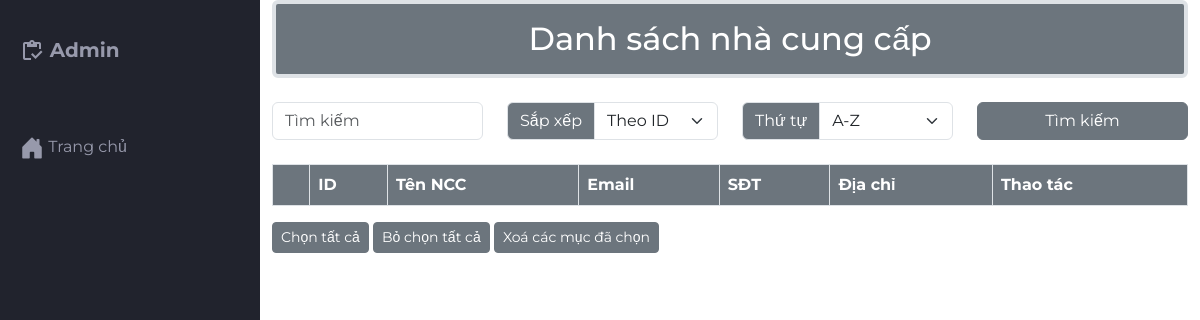
Before: /src/Admin/indexadmin.php?act=ncc (signed in) with the older database file.
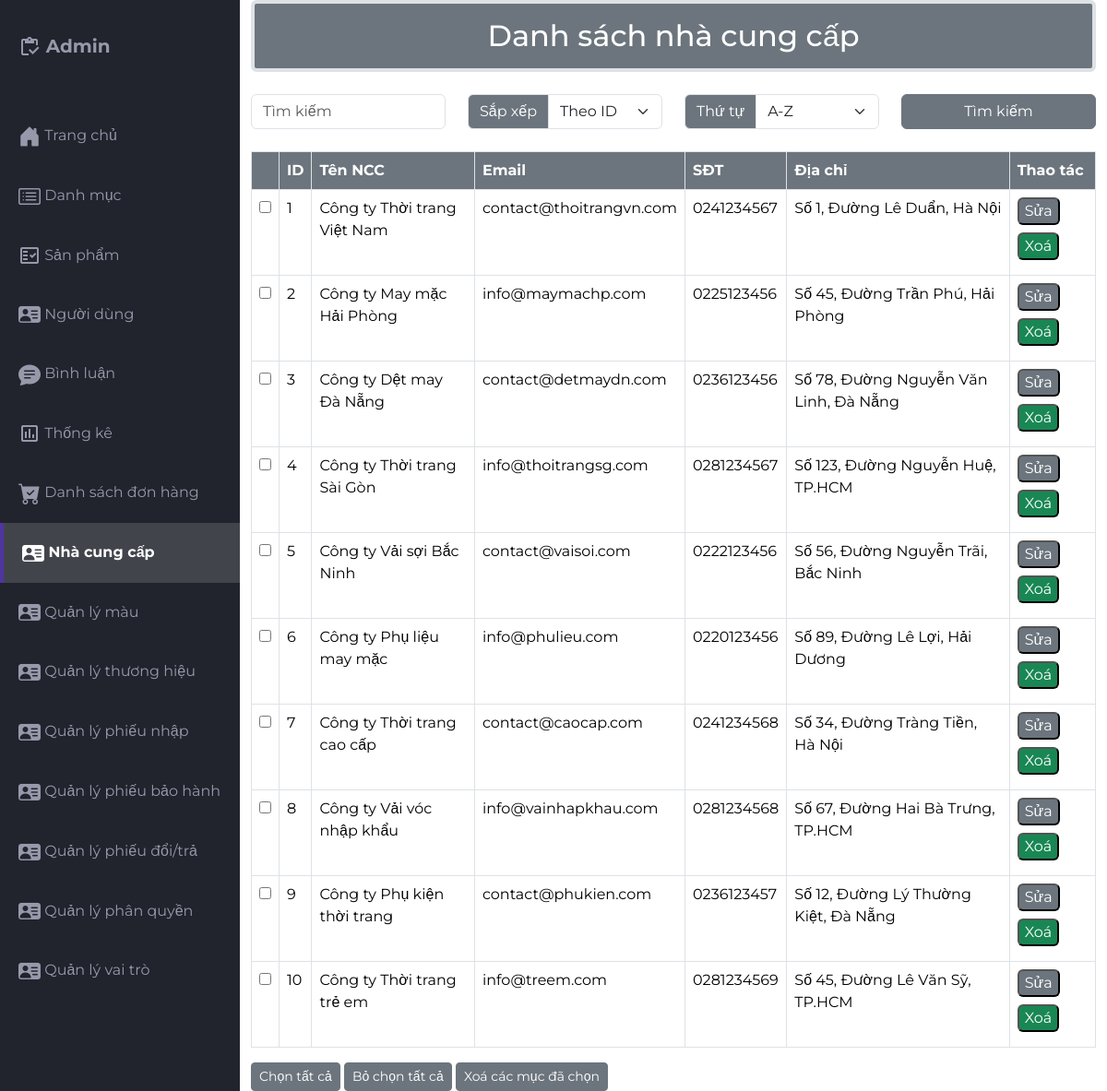
After: the same page with the newer database file.
### tables this page shows
CREATE TABLE `nhacungcap` (
  `ncc_id` int(10) NOT NULL COMMENT 'ID nhà cung cấp',
  `ncc_name` varchar(255) NOT NULL COMMENT 'Tên nhà cung cấp',
  `ncc_diachi` varchar(255) NOT NULL COMMENT 'Địa chỉ nhà cung cấp',
  `ncc_sdt` varchar(20) NOT NULL COMMENT 'Số điện thoại nhà cung cấp',
  `ncc_email` varchar(255) NOT NULL COMMENT 'Email nhà cung cấp',
  `ncc_trangthai` int(1) NOT NULL DEFAULT 0 COMMENT 'Trạng thái (0: hoạt động, 1: ngừng hoạt động)'
);

### src/app/model/connectdb.php (called while the page is built, shortened)
<?php
function get_connect()
{
    try {
        $conn = new PDO("mysql:host=localhost;dbname=da1;charset=utf8", "root", "");
        $conn->setAttribute(PDO::ATTR_ERRMODE, PDO::ERRMODE_EXCEPTION);
        return $conn;
    } catch (Exception $e) {
        echo 'Kết nối thất bại: ' . $e->getMessage();
        return null;
    }
}
function pdo_queryall($sql)
{
    $thamso = array_slice(func_get_args(), 1);
    $conn = get_connect();
    try {
        $exe = $conn->prepare($sql);
        $exe->execute($thamso);
        return $exe->fetchAll(PDO::FETCH_ASSOC);
    } catch (Exception $e) {
        echo 'Thao tác thất bại: ' . $e->getMessage();
    } finally {
        unset($conn);
    }
}

### src/app/model/nhacungcap.php (called while the page is built, shortened)
<?php
function loadall_ncc($keyword = '', $sapXep = 'id', $thuTu = 'asc')
{
    $sql = "SELECT * FROM nhacungcap WHERE 1";
    switch ($sapXep) {
        case 'id':
        default:
            $sql .= " ORDER BY ncc_id";
            break;
    }
    $sql .= " " . ($thuTu == 'desc' ? 'DESC' : 'ASC');
    $listNCC = pdo_queryall($sql);
    return $listNCC;
}

### src/Admin/nhacungcap/listNCC.php (the view, shortened to what the changed rows need)
<div class="container">
    <h2 class="border border-4 mb-4 text-bg-secondary p-3 text-center rounded">Danh sách nhà cung cấp</h2>
    <div class="table-responsive">
        <table class="table table-bordered">
            <thead>
                <tr>
                    <Th class="text-bg-secondary"></Th>
                    <th class="text-bg-secondary">ID</th>
                    <th class="text-bg-secondary">Tên NCC</th>
                    <Th class="text-bg-secondary">Email</Th>
                    <Th class="text-bg-secondary">SĐT</Th>
                    <th class="text-bg-secondary">Địa chỉ</th>
                    <Th class="text-bg-secondary">Thao tác</Th>
                </tr>
            </thead>
            <tbody>
                <?php foreach ($listNCC as $item) {
                    extract($item);
                ?>
                <tr>
                    <td><input type="checkbox" name="checkbox" id=""></td>
                    <td><?= $ncc_id ?></td>
                    <td>
                        <?= $ncc_name ?>
                    </td>
                    <td><?= $ncc_email ?></td>
                    <td><?= $ncc_sdt ?></td>
                    <td><?= $ncc_diachi ?></td>
                    <td>
                        <a href="indexadmin.php?act=suaNCC&ncc_id=<?php echo $ncc_id ?>" class="mb-2"><input
                                class="mb-2 text-bg-secondary rounded" type="button" name="" value="Sửa" id=""></a>
                        <a href="indexadmin.php?act=xoaNCC&ncc_id=<?php echo $ncc_id ?>"><input
                                class="mb-2 text-bg-success rounded" onclick="return confirm('Bạn có chắc muốn xoá ?')"
                                type="button" name="" value="Xoá" id=""></a>
                    </td>
                </tr>
                <?php } ?>
            </tbody>
        </table>
    </div>
</div>

### src/Admin/indexadmin.php (shortened to what the changed rows need)
<?php
include '../app/model/connectdb.php';
include '../app/model/nhacungcap.php';
$vaitro_id = $_SESSION['acount']['vaitro_id'];
$pdo = get_connect();
if ($pdo) {
    $permissions = getUserPermissions($vaitro_id, $pdo);
} else {
    echo "Kết nối cơ sở dữ liệu không thành công.";
    exit;
}
function getUserPermissions($role_id, $pdo)
{
    $query = "SELECT q.permission_name, q.trang_thai
              FROM chi_tiet_nhom_quyen ct
              JOIN quyen q ON ct.permission_id = q.permission_id
              WHERE ct.role_id = ?";
    $stmt = $pdo->prepare($query);
    $stmt->execute([$role_id]);
    return $stmt->fetchAll(PDO::FETCH_ASSOC);
}
function hasPermission($action, $permissions)
{
    foreach ($permissions as $permission) {
        if ($permission['permission_name'] === $action && $permission['trang_thai'] === 1) {
            return true;
        }
    }
    return false;
}
?>
<!DOCTYPE html>
<html lang="en">
<head>
    <link href="https://cdn.jsdelivr.net/npm/bootstrap@5.3.2/dist/css/bootstrap.min.css" rel="stylesheet"
>
    <link rel="stylesheet" href="https://cdn.jsdelivr.net/npm/bootstrap-icons@1.11.2/font/bootstrap-icons.min.css">
    <link rel="stylesheet" href="css/styles.css">
</head>
<body class="bg-white">
    <div class="grid-container">
        <aside id="sidebar">
            <?php
            $current_act = isset($_GET['act']) ? $_GET['act'] : 'home';
            ?>
            <ul class="sidebar-list">
                <?php if (hasPermission('Quản lý danh mục', $permissions)) { ?>
                <li class="sidebar-list-item <?php echo ($current_act == 'cate') ? 'active' : ''; ?>">
                    <a href="indexadmin.php?act=cate">
                        <span class="material-icons-outlined"><i class="bi bi-card-list"></i></span> Danh mục
                    </a>
                </li>
                <?php } ?>
                <?php if (hasPermission('Quản lí sản phẩm', $permissions)) { ?>
                <li
                    class="sidebar-list-item <?php echo (in_array($current_act, ['pro', 'thempro', 'suapro', 'chitietadmin', 'thungrac_product'])) ? 'active' : ''; ?>">
                    <a href="indexadmin.php?act=pro">
                        <span class="material-icons-outlined">fact_check</span> Sản phẩm
                    </a>
                </li>
                <?php } ?>
                <?php if (hasPermission('Quản lí người dùng', $permissions)) { ?>
                <li class="sidebar-list-item <?php echo ($current_act == 'listtk') ? 'active' : ''; ?>">
                    <a href="indexadmin.php?act=listtk">
                        <span class="material-icons-outlined"><i class="bi bi-person-vcard-fill"></i></span> Người dùng
                    </a>
                </li>
                <?php } ?>
                <?php if (hasPermission('Quản lí bình luận', $permissions)) { ?>
                <li class="sidebar-list-item <?php echo ($current_act == 'listbl') ? 'active' : ''; ?>">
                    <a href="indexadmin.php?act=listbl">
                        <span class="material-icons-outlined"><i class="bi bi-chat-text-fill"></i></span> Bình luận
                    </a>
                </li>
                <?php } ?>
                <?php if (hasPermission('Quản lí thống kê', $permissions)) { ?>
                <li
                    class="sidebar-list-item <?php echo (in_array($current_act, ['thongke', 'thongke_sanpham', 'thongke_doanhthu', 'thongke_donhang'])) ? 'active' : ''; ?>">
                    <a href="indexadmin.php?act=thongke_sanpham">
                        <span class="material-icons-outlined">poll</span> Thống kê
                    </a>
                </li>
                <?php } ?>
                <?php if (hasPermission('Quản lí đơn hàng', $permissions)) { ?>
                <li
                    class="sidebar-list-item <?php echo (in_array($current_act, ['donhang', 'chitietdh', 'suadonhang', 'in_hoadon'])) ? 'active' : ''; ?>">
                    <a href="indexadmin.php?act=donhang">
                        <span class="material-icons-outlined"><i class="bi bi-cart-check-fill"></i></span> Danh sách đơn
                        hàng
                    </a>
                </li>
                <?php } ?>
                <?php if (hasPermission('Quản lí nhà cung cấp', $permissions)) { ?>
                <li
                    class="sidebar-list-item <?php echo (in_array($current_act, ['ncc', 'themNCC', 'suaNCC'])) ? 'active' : ''; ?>">
                    <a href="indexadmin.php?act=ncc">
                        <span class="material-icons-outlined"><i class="bi bi-person-vcard-fill"></i></span> Nhà cung
                        cấp
                    </a>
                </li>
                <?php } ?>
                <?php if (hasPermission('Quản lí màu', $permissions)) { ?>
                <li
                    class="sidebar-list-item <?php echo (in_array($current_act, ['color', 'addcolor', 'updatecolor'])) ? 'active' : ''; ?>">
                    <a href="indexadmin.php?act=color">
                        <span class="material-icons-outlined"><i class="bi bi-person-vcard-fill"></i></span> Quản lý màu
                    </a>
                </li>
                <?php } ?>
                <?php if (hasPermission('Quản lý thương hiệu', $permissions)) { ?>
                <li
                    class="sidebar-list-item <?php echo (in_array($current_act, ['thuonghieu', 'addbrand', 'suabrand'])) ? 'active' : ''; ?>">
                    <a href="indexadmin.php?act=thuonghieu">
                        <span class="material-icons-outlined"><i class="bi bi-person-vcard-fill"></i></span> Quản lý
                        thương hiệu
                    </a>
                </li>
                <?php } ?>
                <?php if (hasPermission('Quản lý phiếu nhập', $permissions)) { ?>
                <li
                    class="sidebar-list-item <?php echo (in_array($current_act, ['phieunhap', 'addphieunhap', 'suaphieunhap'])) ? 'active' : ''; ?>">
                    <a href="indexadmin.php?act=phieunhap">
                        <span class="material-icons-outlined"><i class="bi bi-person-vcard-fill"></i></span> Quản lý
                        phiếu nhập
                    </a>
                </li>
                <?php } ?>
                <?php if (hasPermission('Quản lý phiếu bảo hành', $permissions)) { ?>
                <li
                    class="sidebar-list-item <?php echo (in_array($current_act, ['bh', 'addbh1', 'addbh'])) ? 'active' : ''; ?>">
                    <a href="indexadmin.php?act=bh">
                        <span class="material-icons-outlined"><i class="bi bi-person-vcard-fill"></i></span> Quản lý
                        phiếu bảo hành
                    </a>
                </li>
                <?php } ?>
                <?php if (hasPermission('Quản lý phiếu đổi/trả', $permissions)) { ?>
                <li class="sidebar-list-item">
                    <a href="indexadmin.php?act=doitra">
                        <span class="material-icons-outlined"><i class="bi bi-person-vcard-fill"></i></span> Quản lý
                        phiếu đổi/trả
                    </a>
                </li>
                <?php } ?>
                <?php if (hasPermission('Quản lý phân quyền', $permissions)) { ?>
                <li class="sidebar-list-item">
                    <a href="indexadmin.php?act=pq">
                        <span class="material-icons-outlined"><i class="bi bi-person-vcard-fill"></i></span> Quản lý
                        phân quyền
                    </a>
                </li>
                <?php } ?>
                <?php if (hasPermission('Quản lý vai trò', $permissions)) { ?>
                <li class="sidebar-list-item">
                    <a href="indexadmin.php?act=vaitro">
                        <span class="material-icons-outlined"><i class="bi bi-person-vcard-fill"></i></span> Quản lý vai
                        trò
                    </a>
                </li>
                <?php } ?>
            </ul>
        </aside>
        <?php
        if (isset($_GET['act'])) {
            $act = $_GET['act'];
            switch ($act) {
                case "ncc":
                    $sapXep = isset($_POST['sapXepNCC']) ? $_POST['sapXepNCC'] : 'id';
                    $thuTu = isset($_POST['thuTu']) ? $_POST['thuTu'] : 'asc';
                    $keyword = isset($_POST['searchNCC']) ? $_POST['searchNCC'] : '';
                    $listNCC = loadall_ncc($keyword, $sapXep, $thuTu);
                    include "nhacungcap/listNCC.php";
                    break;
            }
        }
        include './viewadmin/footter.php';
        ?>

Changed rows visible on the page:
added nhacungcap: ncc_id "1", ncc_name "Công ty Thời trang Việt Nam", ncc_email "contact@thoitrangvn.com", ncc_sdt "0241234567", ncc_diachi "Số 1, Đường Lê Duẩn, Hà Nội"
added nhacungcap: ncc_id "2", ncc_name "Công ty May mặc Hải Phòng", ncc_email "info@maymachp.com", ncc_sdt "0225123456", ncc_diachi "Số 45, Đường Trần Phú, Hải Phòng"
added nhacungcap: ncc_id "3", ncc_name "Công ty Dệt may Đà Nẵng", ncc_email "contact@detmaydn.com", ncc_sdt "0236123456", ncc_diachi "Số 78, Đường Nguyễn Văn Linh, Đà Nẵng"
added nhacungcap: ncc_id "4", ncc_name "Công ty Thời trang Sài Gòn", ncc_email "info@thoitrangsg.com", ncc_sdt "0281234567", ncc_diachi "Số 123, Đường Nguyễn Huệ, TP.HCM"
added nhacungcap: ncc_id "5", ncc_name "Công ty Vải sợi Bắc Ninh", ncc_email "contact@vaisoi.com", ncc_sdt "0222123456", ncc_diachi "Số 56, Đường Nguyễn Trãi, Bắc Ninh"
added nhacungcap: ncc_id "6", ncc_name "Công ty Phụ liệu may mặc", ncc_email "info@phulieu.com", ncc_sdt "0220123456", ncc_diachi "Số 89, Đường Lê Lợi, Hải Dương"
added nhacungcap: ncc_id "7", ncc_name "Công ty Thời trang cao cấp", ncc_email "contact@caocap.com", ncc_sdt "0241234568", ncc_diachi "Số 34, Đường Tràng Tiền, Hà Nội"
added nhacungcap: ncc_id "8", ncc_name "Công ty Vải vóc nhập khẩu", ncc_email "info@vainhapkhau.com", ncc_sdt "0281234568", ncc_diachi "Số 67, Đường Hai Bà Trưng, TP.HCM"
added nhacungcap: ncc_id "9", ncc_name "Công ty Phụ kiện thời trang", ncc_email "contact@phukien.com", ncc_sdt "0236123457", ncc_diachi "Số 12, Đường Lý Thường Kiệt, Đà Nẵng"
added nhacungcap: ncc_id "10", ncc_name "Công ty Thời trang trẻ em", ncc_email "info@treem.com", ncc_sdt "0281234569", ncc_diachi "Số 45, Đường Lê Văn Sỹ, TP.HCM"
Other visible differences:
text now shown: "Danh mục Sản phẩm Người dùng Bình luận Thống kê Danh sách đơn hàng Nhà cung cấp Quản lý màu Quản lý thương hiệu Quản lý phiếu nhập Quản lý phiếu bảo hành Quản lý phiếu đổi/trả Quản lý phân quyền Quản lý vai trò"
